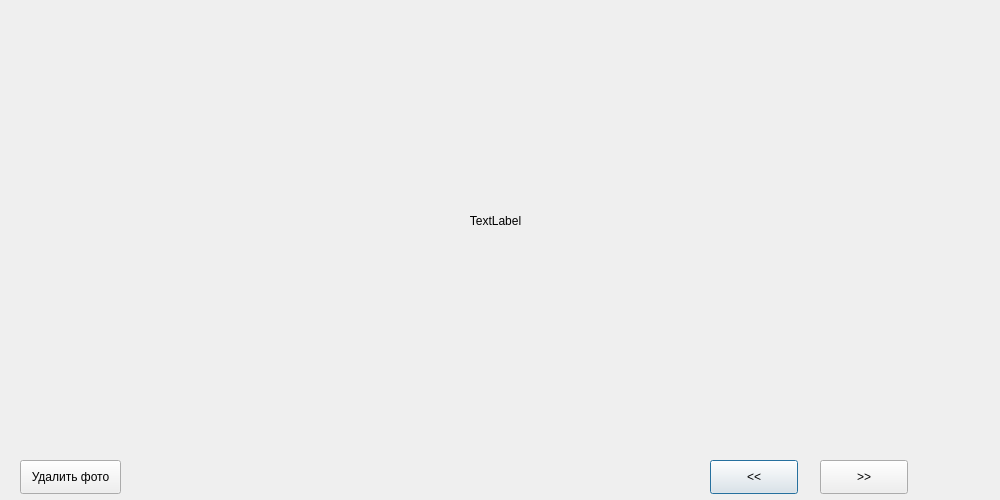
<?xml version="1.0" encoding="UTF-8"?>
<ui version="4.0">
 <class>Dialog_pictures</class>
 <widget class="QDialog" name="Dialog_pictures">
  <property name="geometry">
   <rect>
    <x>0</x>
    <y>0</y>
    <width>1000</width>
    <height>500</height>
   </rect>
  </property>
  <property name="windowTitle">
   <string>Dialog</string>
  </property>
  <property name="styleSheet">
   <string notr="true"/>
  </property>
  <widget class="QLabel" name="lb_pix">
   <property name="enabled">
    <bool>true</bool>
   </property>
   <property name="geometry">
    <rect>
     <x>60</x>
     <y>30</y>
     <width>871</width>
     <height>381</height>
    </rect>
   </property>
   <property name="styleSheet">
    <string notr="true"/>
   </property>
   <property name="text">
    <string>TextLabel</string>
   </property>
   <property name="scaledContents">
    <bool>true</bool>
   </property>
   <property name="alignment">
    <set>Qt::AlignCenter</set>
   </property>
  </widget>
  <widget class="QPushButton" name="bt_back">
   <property name="geometry">
    <rect>
     <x>710</x>
     <y>460</y>
     <width>88</width>
     <height>34</height>
    </rect>
   </property>
   <property name="text">
    <string>&lt;&lt;</string>
   </property>
  </widget>
  <widget class="QPushButton" name="bt_next">
   <property name="geometry">
    <rect>
     <x>820</x>
     <y>460</y>
     <width>88</width>
     <height>34</height>
    </rect>
   </property>
   <property name="text">
    <string>&gt;&gt;</string>
   </property>
  </widget>
  <widget class="QPushButton" name="bt_delphoto">
   <property name="geometry">
    <rect>
     <x>20</x>
     <y>460</y>
     <width>101</width>
     <height>34</height>
    </rect>
   </property>
   <property name="text">
    <string>Удалить фото</string>
   </property>
  </widget>
 </widget>
 <resources/>
 <connections/>
</ui>
